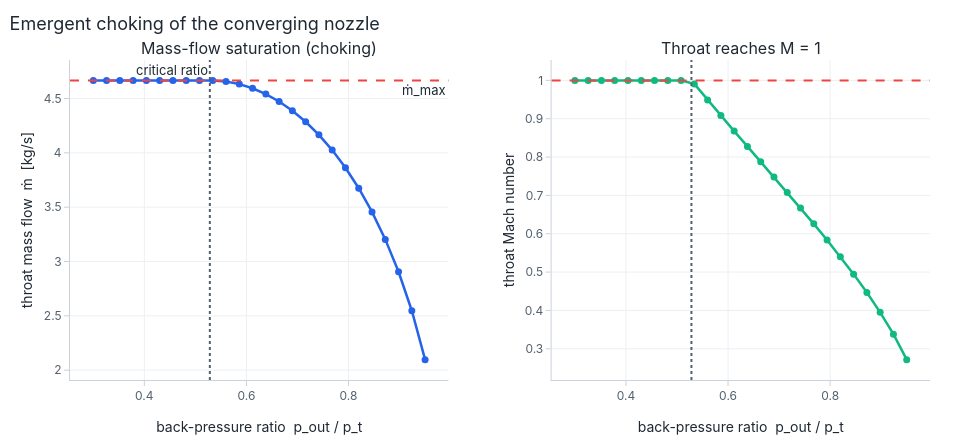

Write notebook code for a chart like this one.
### Code cell
fig = make_subplots(
    rows=1, cols=2,
    subplot_titles=("Mass-flow saturation (choking)", "Throat reaches M = 1"),
    horizontal_spacing=0.12,
)

fig.add_trace(go.Scatter(x=ratios, y=mdots, mode="lines+markers", name="solved"), row=1, col=1)
fig.add_hline(y=mdot_max, line=dict(dash="dash", color=COLORWAY[4]),
              annotation_text="ṁ_max", annotation_position="bottom right", row=1, col=1)
fig.add_vline(x=p_crit / pt, line=dict(dash="dot", color="#52606d"),
              annotation_text="critical ratio", annotation_position="top left", row=1, col=1)

fig.add_trace(go.Scatter(x=ratios, y=machs, mode="lines+markers", name="throat M",
                         line=dict(color=COLORWAY[2])), row=1, col=2)
fig.add_hline(y=1.0, line=dict(dash="dash", color=COLORWAY[4]), row=1, col=2)
fig.add_vline(x=p_crit / pt, line=dict(dash="dot", color="#52606d"), row=1, col=2)

fig.update_xaxes(title_text="back-pressure ratio  p_out / p_t", row=1, col=1)
fig.update_xaxes(title_text="back-pressure ratio  p_out / p_t", row=1, col=2)
fig.update_yaxes(title_text="throat mass flow  ṁ  [kg/s]", row=1, col=1)
fig.update_yaxes(title_text="throat Mach number", row=1, col=2)
fig.update_layout(height=440, width=960, showlegend=False, hovermode="x",
                  title_text="Emergent choking of the converging nozzle")
fig.show()

### Figure 1 — Plotly figure (JSON) as saved in the notebook; plotly's stock layout.template omitted (floating-point values rounded to 4 significant figures)
{"data": [{"mode": "lines+markers", "name": "solved", "type": "scatter", "x": [0.3, 0.326, 0.352, 0.378, 0.404, 0.43, 0.456, 0.482, 0.508, 0.534, 0.56, 0.586, 0.612, 0.638, 0.664, 0.69, 0.716, 0.742, 0.768, 0.794, 0.82, 0.846, 0.872, 0.898, 0.924, 0.95], "xaxis": "x", "y": [4.667, 4.667, 4.667, 4.667, 4.667, 4.667, 4.667, 4.667, 4.667, 4.667, 4.657, 4.633, 4.594, 4.541, 4.473, 4.388, 4.286, 4.166, 4.025, 3.862, 3.674, 3.457, 3.204, 2.905, 2.547, 2.097], "yaxis": "y"}, {"line": {"color": "#10b981"}, "mode": "lines+markers", "name": "throat M", "type": "scatter", "x": [0.3, 0.326, 0.352, 0.378, 0.404, 0.43, 0.456, 0.482, 0.508, 0.534, 0.56, 0.586, 0.612, 0.638, 0.664, 0.69, 0.716, 0.742, 0.768, 0.794, 0.82, 0.846, 0.872, 0.898, 0.924, 0.95], "xaxis": "x2", "y": [1.0, 1.0, 1.0, 1.0, 1.0, 1.0, 1.0, 1.0, 1.0, 0.9907, 0.9491, 0.9082, 0.8678, 0.8277, 0.7878, 0.7478, 0.7077, 0.6671, 0.6258, 0.5836, 0.5401, 0.4947, 0.4467, 0.3951, 0.3379, 0.2717], "yaxis": "y2"}], "layout": {"annotations": [{"font": {"size": 16}, "showarrow": false, "text": "Mass-flow saturation (choking)", "x": 0.22, "xanchor": "center", "xref": "paper", "y": 1.0, "yanchor": "bottom", "yref": "paper"}, {"font": {"size": 16}, "showarrow": false, "text": "Throat reaches M = 1", "x": 0.78, "xanchor": "center", "xref": "paper", "y": 1.0, "yanchor": "bottom", "yref": "paper"}, {"showarrow": false, "text": "ṁ_max", "x": 1, "xanchor": "right", "xref": "x domain", "y": 4.667, "yanchor": "top", "yref": "y"}, {"showarrow": false, "text": "critical ratio", "x": 0.5283, "xanchor": "right", "xref": "x", "y": 1, "yanchor": "top", "yref": "y domain"}], "height": 440, "hovermode": "x", "shapes": [{"line": {"color": "#ef4444", "dash": "dash"}, "type": "line", "x0": 0, "x1": 1, "xref": "x domain", "y0": 4.667, "y1": 4.667, "yref": "y"}, {"line": {"color": "#52606d", "dash": "dot"}, "type": "line", "x0": 0.5283, "x1": 0.5283, "xref": "x", "y0": 0, "y1": 1, "yref": "y domain"}, {"line": {"color": "#ef4444", "dash": "dash"}, "type": "line", "x0": 0, "x1": 1, "xref": "x2 domain", "y0": 1.0, "y1": 1.0, "yref": "y2"}, {"line": {"color": "#52606d", "dash": "dot"}, "type": "line", "x0": 0.5283, "x1": 0.5283, "xref": "x2", "y0": 0, "y1": 1, "yref": "y2 domain"}], "showlegend": false, "title": {"text": "Emergent choking of the converging nozzle"}, "width": 960, "xaxis": {"anchor": "y", "domain": [0.0, 0.44], "title": {"text": "back-pressure ratio  p_out / p_t"}}, "xaxis2": {"anchor": "y2", "domain": [0.56, 1.0], "title": {"text": "back-pressure ratio  p_out / p_t"}}, "yaxis": {"anchor": "x", "domain": [0.0, 1.0], "title": {"text": "throat mass flow  ṁ  [kg/s]"}}, "yaxis2": {"anchor": "x2", "domain": [0.0, 1.0], "title": {"text": "throat Mach number"}}}}
